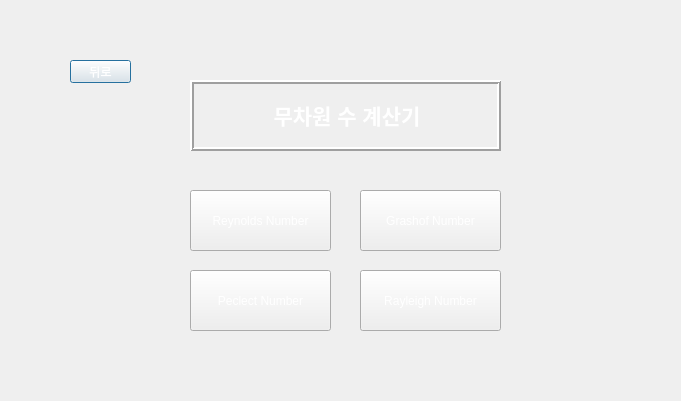
<?xml version="1.0" encoding="UTF-8"?>
<ui version="4.0">
 <class>Dialog_DimensionlessNumber</class>
 <widget class="QDialog" name="Dialog_DimensionlessNumber">
  <property name="geometry">
   <rect>
    <x>0</x>
    <y>0</y>
    <width>681</width>
    <height>401</height>
   </rect>
  </property>
  <property name="minimumSize">
   <size>
    <width>681</width>
    <height>401</height>
   </size>
  </property>
  <property name="maximumSize">
   <size>
    <width>681</width>
    <height>401</height>
   </size>
  </property>
  <property name="windowTitle">
   <string>Dialog</string>
  </property>
  <property name="styleSheet">
   <string notr="true">background-image: url(:/background/하얀거.png);</string>
  </property>
  <widget class="QLabel" name="label">
   <property name="geometry">
    <rect>
     <x>190</x>
     <y>80</y>
     <width>311</width>
     <height>71</height>
    </rect>
   </property>
   <property name="styleSheet">
    <string notr="true">font: 10pt &quot;맑은 고딕&quot;;
color: rgb(255, 255, 255);
background-image: url(:/background/버튼2.png);</string>
   </property>
   <property name="frameShape">
    <enum>QFrame::Box</enum>
   </property>
   <property name="frameShadow">
    <enum>QFrame::Raised</enum>
   </property>
   <property name="lineWidth">
    <number>2</number>
   </property>
   <property name="text">
    <string>&lt;html&gt;&lt;head/&gt;&lt;body&gt;&lt;p align=&quot;center&quot;&gt;&lt;span style=&quot; font-size:16pt; font-weight:600;&quot;&gt;무차원 수 계산기&lt;/span&gt;&lt;/p&gt;&lt;/body&gt;&lt;/html&gt;</string>
   </property>
   <property name="buddy">
    <cstring>pushButton</cstring>
   </property>
  </widget>
  <widget class="QPushButton" name="pushButton_5">
   <property name="geometry">
    <rect>
     <x>70</x>
     <y>60</y>
     <width>61</width>
     <height>23</height>
    </rect>
   </property>
   <property name="styleSheet">
    <string notr="true">QPushButton {
color: qlineargradient(spread:pad, x1:0, y1:1, x2:1, y2:0, stop:0 rgba(255, 255, 255, 255), stop:1 rgba(255, 255, 255, 255));
background-image: url(:/background/버튼2.png);
font: 10pt &quot;맑은 고딕&quot;;
}
QPushButton:hover{
border-image: url(:/background/버튼클릭2.png);
}</string>
   </property>
   <property name="text">
    <string>뒤로</string>
   </property>
  </widget>
  <widget class="QLabel" name="label_6">
   <property name="geometry">
    <rect>
     <x>0</x>
     <y>0</y>
     <width>681</width>
     <height>401</height>
    </rect>
   </property>
   <property name="styleSheet">
    <string notr="true">image: url(:/background/배경2.png);</string>
   </property>
   <property name="text">
    <string/>
   </property>
  </widget>
  <widget class="QPushButton" name="pushButton">
   <property name="geometry">
    <rect>
     <x>190</x>
     <y>190</y>
     <width>141</width>
     <height>61</height>
    </rect>
   </property>
   <property name="sizePolicy">
    <sizepolicy hsizetype="Minimum" vsizetype="Expanding">
     <horstretch>0</horstretch>
     <verstretch>0</verstretch>
    </sizepolicy>
   </property>
   <property name="toolTip">
    <string>Reynolds Number를 구합니다</string>
   </property>
   <property name="toolTipDuration">
    <number>5000</number>
   </property>
   <property name="styleSheet">
    <string notr="true">QPushButton {
color: qlineargradient(spread:pad, x1:0, y1:1, x2:1, y2:0, stop:0 rgba(255, 255, 255, 255), stop:1 rgba(255, 255, 255, 255));
background-image: url(:/background/버튼2.png);
font: 10pt &quot;맑은 고딕&quot;;
}
QPushButton:hover{
border-image: url(:/background/버튼클릭2.png);
}</string>
   </property>
   <property name="text">
    <string>Reynolds Number</string>
   </property>
  </widget>
  <widget class="QPushButton" name="pushButton_2">
   <property name="geometry">
    <rect>
     <x>360</x>
     <y>190</y>
     <width>141</width>
     <height>61</height>
    </rect>
   </property>
   <property name="sizePolicy">
    <sizepolicy hsizetype="Minimum" vsizetype="Expanding">
     <horstretch>0</horstretch>
     <verstretch>0</verstretch>
    </sizepolicy>
   </property>
   <property name="toolTip">
    <string>Grashof Number를 구합니다</string>
   </property>
   <property name="toolTipDuration">
    <number>5000</number>
   </property>
   <property name="styleSheet">
    <string notr="true">QPushButton {
color: qlineargradient(spread:pad, x1:0, y1:1, x2:1, y2:0, stop:0 rgba(255, 255, 255, 255), stop:1 rgba(255, 255, 255, 255));
background-image: url(:/background/버튼2.png);
font: 10pt &quot;맑은 고딕&quot;;
}
QPushButton:hover{
border-image: url(:/background/버튼클릭2.png);
}</string>
   </property>
   <property name="text">
    <string>Grashof Number</string>
   </property>
  </widget>
  <widget class="QPushButton" name="pushButton_3">
   <property name="geometry">
    <rect>
     <x>190</x>
     <y>270</y>
     <width>141</width>
     <height>61</height>
    </rect>
   </property>
   <property name="sizePolicy">
    <sizepolicy hsizetype="Minimum" vsizetype="Expanding">
     <horstretch>0</horstretch>
     <verstretch>0</verstretch>
    </sizepolicy>
   </property>
   <property name="toolTip">
    <string>Peclect Number를 구합니다</string>
   </property>
   <property name="toolTipDuration">
    <number>5000</number>
   </property>
   <property name="styleSheet">
    <string notr="true">QPushButton {
color: qlineargradient(spread:pad, x1:0, y1:1, x2:1, y2:0, stop:0 rgba(255, 255, 255, 255), stop:1 rgba(255, 255, 255, 255));
background-image: url(:/background/버튼2.png);
font: 10pt &quot;맑은 고딕&quot;;
}
QPushButton:hover{
border-image: url(:/background/버튼클릭2.png);
}</string>
   </property>
   <property name="text">
    <string>Peclect Number</string>
   </property>
  </widget>
  <widget class="QPushButton" name="pushButton_4">
   <property name="geometry">
    <rect>
     <x>360</x>
     <y>270</y>
     <width>141</width>
     <height>61</height>
    </rect>
   </property>
   <property name="sizePolicy">
    <sizepolicy hsizetype="Minimum" vsizetype="Expanding">
     <horstretch>0</horstretch>
     <verstretch>0</verstretch>
    </sizepolicy>
   </property>
   <property name="toolTip">
    <string>Rayleigh Number를 구합니다</string>
   </property>
   <property name="toolTipDuration">
    <number>5000</number>
   </property>
   <property name="styleSheet">
    <string notr="true">QPushButton {
color: qlineargradient(spread:pad, x1:0, y1:1, x2:1, y2:0, stop:0 rgba(255, 255, 255, 255), stop:1 rgba(255, 255, 255, 255));
background-image: url(:/background/버튼2.png);
font: 10pt &quot;맑은 고딕&quot;;
}
QPushButton:hover{
border-image: url(:/background/버튼클릭2.png);
}</string>
   </property>
   <property name="text">
    <string>Rayleigh Number</string>
   </property>
  </widget>
  <zorder>label_6</zorder>
  <zorder>label</zorder>
  <zorder>pushButton_5</zorder>
  <zorder>pushButton</zorder>
  <zorder>pushButton_2</zorder>
  <zorder>pushButton_3</zorder>
  <zorder>pushButton_4</zorder>
 </widget>
 <resources>
  <include location="../resource/resources.qrc"/>
 </resources>
 <connections>
  <connection>
   <sender>pushButton</sender>
   <signal>clicked()</signal>
   <receiver>Dialog_DimensionlessNumber</receiver>
   <slot>hide()</slot>
   <hints>
    <hint type="sourcelabel">
     <x>173</x>
     <y>232</y>
    </hint>
    <hint type="destinationlabel">
     <x>55</x>
     <y>232</y>
    </hint>
   </hints>
  </connection>
 </connections>
</ui>
